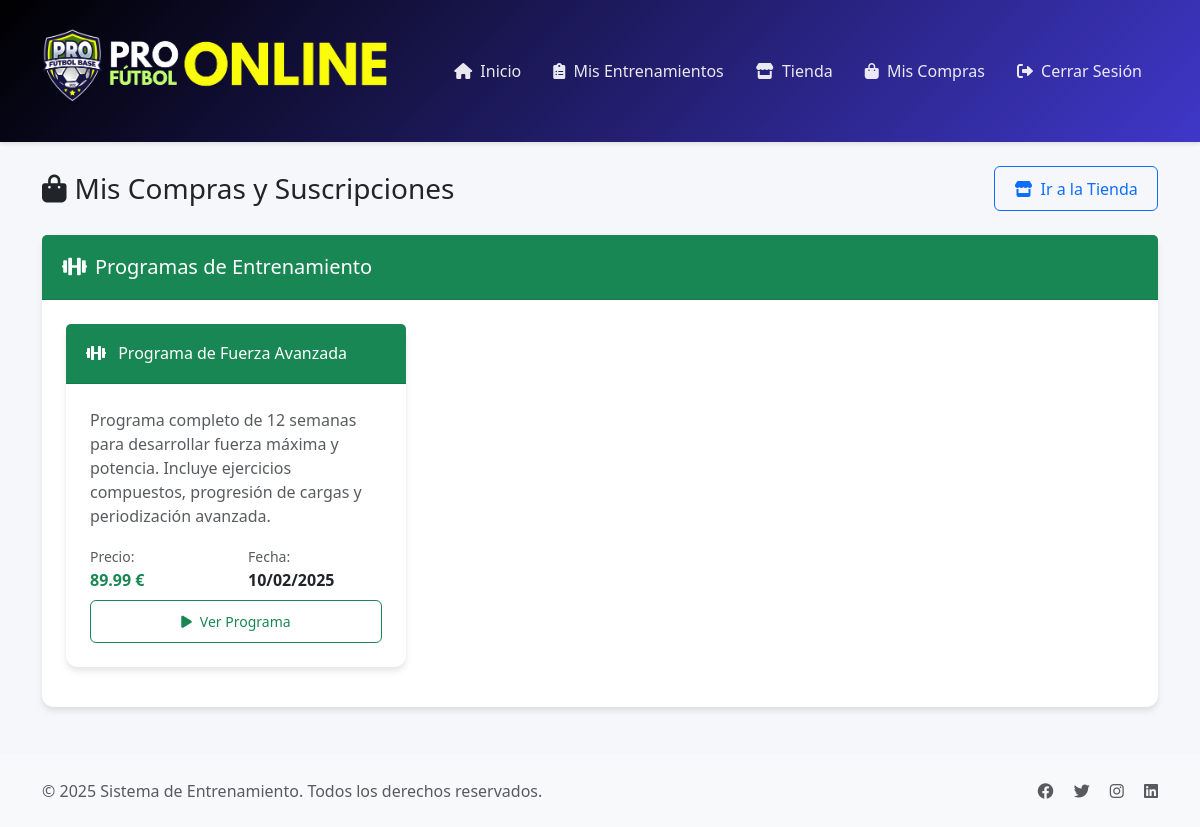
The app's page /programas/mis-compras (signed in) with its own data.
### tables this page shows
CREATE TABLE `pagos` (
  `id` int NOT NULL,
  `usuario_id` int NOT NULL,
  `programacion_id` int NOT NULL,
  `stripe_payment_intent_id` varchar(255) NOT NULL,
  `monto` decimal(10,2) NOT NULL,
  `moneda` varchar(3) NOT NULL DEFAULT 'EUR',
  `estado` enum('pendiente','completado','fallido','cancelado') NOT NULL DEFAULT 'pendiente',
  `fecha_pago` datetime DEFAULT NULL,
  `created_at` timestamp NULL DEFAULT CURRENT_TIMESTAMP,
  `updated_at` timestamp NULL DEFAULT CURRENT_TIMESTAMP ON UPDATE CURRENT_TIMESTAMP
);

CREATE TABLE `programaciones` (
  `id` int NOT NULL,
  `nombre` varchar(100) NOT NULL,
  `descripcion` text,
  `duracion_semanas` int NOT NULL,
  `entrenamientos_por_semana` int NOT NULL,
  `nivel` enum('principiante','intermedio','avanzado') NOT NULL,
  `objetivo` varchar(100) NOT NULL,
  `created_at` timestamp NULL DEFAULT CURRENT_TIMESTAMP,
  `updated_at` timestamp NULL DEFAULT CURRENT_TIMESTAMP ON UPDATE CURRENT_TIMESTAMP
);

### controllers/BaseController.php (called while the page is built, shortened)
<?php
class BaseController {
    protected function render($view, $data = []) {
        extract($data);
        $viewPath = __DIR__ . "/../views/{$view}.php";
        require_once $viewPath;
    }
}

### controllers/ProgramaController.php (called while the page is built, shortened)
<?php
require_once 'BaseController.php';
require_once 'models/PagoModel.php';
class ProgramaController extends BaseController {
    private $pagoModel;
    private $suscripcionCoachingModel;
    public function __construct() {
        $this->pagoModel = new PagoModel();
        $this->suscripcionCoachingModel = new SuscripcionCoachingModel();
    }
    public function misCompras() {
        $usuario_id = $_SESSION['user_id'];
        $comprasEntrenamiento = $this->pagoModel->getComprasPorUsuario($usuario_id);
        $suscripcionesCoaching = $this->suscripcionCoachingModel->getSuscripcionesPorUsuario($usuario_id);
        $this->render('programas/mis-compras', [
            'compras_entrenamiento' => $comprasEntrenamiento,
            'suscripciones_coaching' => $suscripcionesCoaching
        ]);
    }
}

### models/BaseModel.php (called while the page is built, shortened)
<?php
require_once __DIR__ . '/../config/database.php';
class BaseModel {
    public function __construct($table = null) {
        $this->db = Database::getInstance()->getConnection();
    }
}

### config/database.php (called while the page is built, shortened)
<?php
class Database {
    private static $instance = null;
    private $connection;
    private function __construct() {
        $host = 'localhost';
        $dbname = 'profutbolonline_qwb';
        $username = 'profutbolonline_asa';
        $password = '&}p^lgTkK9d~';
        try {
            $dsn = "mysql:host=$host;dbname=$dbname;charset=utf8mb4";
            $options = [
                PDO::ATTR_ERRMODE => PDO::ERRMODE_EXCEPTION,
                PDO::ATTR_DEFAULT_FETCH_MODE => PDO::FETCH_ASSOC,
                PDO::ATTR_EMULATE_PREPARES => false,
            ];
            $this->connection = new PDO($dsn, $username, $password, $options);
        } catch (PDOException $e) {
            die("Error de conexión a la base de datos: " . $e->getMessage());
        }
    }
    public static function getInstance() {
        if (self::$instance === null) {
            self::$instance = new self();
        }
        return self::$instance;
    }
    public function getConnection() {
        return $this->connection;
    }
}

### models/PagoModel.php (called while the page is built, shortened)
<?php
require_once 'BaseModel.php';
class PagoModel extends BaseModel {
    public function getComprasPorUsuario($usuario_id) {
        $sql = "SELECT p.*, pr.nombre as programa_nombre, pr.descripcion as programa_descripcion,
                       pr.duracion_semanas, pr.entrenamientos_por_semana, pr.nivel, pr.objetivo,
                       pp.precio, pp.moneda
                FROM pagos p
                JOIN programaciones pr ON p.programacion_id = pr.id
                LEFT JOIN programas_precios pp ON pr.id = pp.programacion_id
                WHERE p.usuario_id = ? AND p.estado = 'completado'
                ORDER BY p.created_at DESC";
        $stmt = $this->db->prepare($sql);
        $stmt->execute([$usuario_id]);
        return $stmt->fetchAll(PDO::FETCH_ASSOC);
    }
}

### views/programas/mis-compras.php (the view, shortened to what this page needs)
<?php require_once 'views/layouts/header.php'; ?>
<div class="container">
    <div class="row">
        <div class="col-12">
            <div class="d-flex justify-content-between align-items-center mb-4">
                <h1 class="h3 mb-0">
                    <i class="fas fa-shopping-bag me-2"></i>Mis Compras y Suscripciones
                </h1>
                <a href="/programas/tienda" class="btn btn-outline-primary">
                    <i class="fas fa-store me-2"></i>Ir a la Tienda
                </a>
            </div>
        </div>
    </div>
    <?php if (!empty($compras_entrenamiento)): ?>
        <div class="row mb-4">
            <div class="col-12">
                <div class="card">
                    <div class="card-header bg-success text-white">
                        <h5 class="card-title mb-0">
                            <i class="fas fa-dumbbell me-2"></i>Programas de Entrenamiento
                        </h5>
                    </div>
                    <div class="card-body">
                        <div class="row">
                            <?php foreach ($compras_entrenamiento as $compra): ?>
                                <div class="col-md-6 col-lg-4 mb-3">
                                    <div class="card h-100 border-success">
                                        <div class="card-header bg-success text-white">
                                            <h6 class="card-title mb-0">
                                                <i class="fas fa-dumbbell me-2"></i>
                                                <?php echo htmlspecialchars($compra['programa_nombre']); ?>
                                            </h6>
                                        </div>
                                        <div class="card-body">
                                            <p class="card-text text-muted">
                                                <?php echo htmlspecialchars($compra['programa_descripcion']); ?>
                                            </p>
                                            <div class="row mb-2">
                                                <div class="col-6">
                                                    <small class="text-muted">Precio:</small>
                                                    <div class="fw-bold text-success">
                                                        <?php echo number_format($compra['monto'], 2); ?> €
                                                    </div>
                                                </div>
                                                <div class="col-6">
                                                    <small class="text-muted">Fecha:</small>
                                                    <div class="fw-bold">
                                                        <?php echo date('d/m/Y', strtotime($compra['fecha_pago'])); ?>
                                                    </div>
                                                </div>
                                            </div>
                                            <div class="d-grid">
                                                <a href="/programas/ver-programa/<?php echo $compra['programacion_id']; ?>"
                                                   class="btn btn-outline-success btn-sm">
                                                    <i class="fas fa-play me-2"></i>Ver Programa
                                                </a>
                                            </div>
                                        </div>
                                    </div>
                                </div>
                            <?php endforeach; ?>
                        </div>
                    </div>
                </div>
            </div>
        </div>
    <?php endif; ?>
</div>
<?php require_once 'views/layouts/footer.php'; ?>

### views/layouts/header.php (style rules this page uses)
:root { --primary-color: #000000; --secondary-color: #3f37c9; --accent-color: #4cc9f0; --success-color: #4caf50; --warning-color: #ff9800; --danger-color: #f44336; --light-color: #f8f9fa; --dark-color: #212529; }
body { background-color: #f5f7fa; font-family: 'Segoe UI', system-ui, -apple-system, sans-serif; }
.btn { padding: 0.6rem 1.2rem; font-weight: 500; border-radius: 6px; transition: all 0.3s ease; }
.card { border: none; border-radius: 12px; box-shadow: 0 4px 6px rgba(0,0,0,0.1); transition: all 0.3s ease; }
.card-header { background-color: white; border-bottom: 1px solid rgba(0,0,0,0.1); padding: 1.25rem; }
.card-body { padding: 1.5rem; }

### records on screen
pagos: programacion.nombre "Programa de Fuerza Avanzada", programacion.descripcion "Programa completo de 12 semanas para desarrollar fuerza máxima y potencia. Incluye ejercicios compuestos, progresión de cargas y periodización avanzada.", monto "89.99", fecha_pago "10/02/2025"
